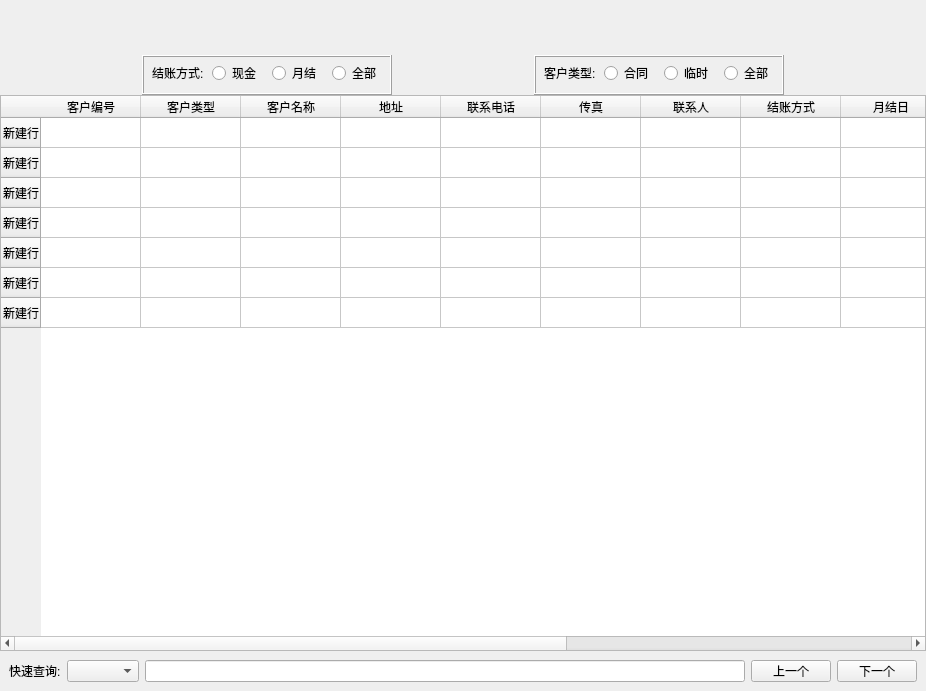
<?xml version="1.0" encoding="UTF-8"?>
<ui version="4.0">
 <class>ClientManagermentWidget</class>
 <widget class="QWidget" name="ClientManagermentWidget">
  <property name="geometry">
   <rect>
    <x>0</x>
    <y>0</y>
    <width>926</width>
    <height>691</height>
   </rect>
  </property>
  <property name="windowTitle">
   <string>Form</string>
  </property>
  <layout class="QVBoxLayout" name="clientVerticalLayout">
   <property name="spacing">
    <number>0</number>
   </property>
   <property name="leftMargin">
    <number>0</number>
   </property>
   <property name="topMargin">
    <number>0</number>
   </property>
   <property name="rightMargin">
    <number>0</number>
   </property>
   <property name="bottomMargin">
    <number>0</number>
   </property>
   <item>
    <widget class="QWidget" name="toolBarWidget" native="true">
     <property name="minimumSize">
      <size>
       <width>0</width>
       <height>55</height>
      </size>
     </property>
     <property name="maximumSize">
      <size>
       <width>16777215</width>
       <height>55</height>
      </size>
     </property>
     <layout class="QHBoxLayout" name="toolBarHorizontalLayout">
      <property name="spacing">
       <number>0</number>
      </property>
      <property name="leftMargin">
       <number>0</number>
      </property>
      <property name="topMargin">
       <number>0</number>
      </property>
      <property name="rightMargin">
       <number>0</number>
      </property>
      <property name="bottomMargin">
       <number>0</number>
      </property>
     </layout>
    </widget>
   </item>
   <item>
    <widget class="QWidget" name="typeWidget" native="true">
     <property name="minimumSize">
      <size>
       <width>0</width>
       <height>40</height>
      </size>
     </property>
     <property name="maximumSize">
      <size>
       <width>16777215</width>
       <height>40</height>
      </size>
     </property>
     <layout class="QHBoxLayout" name="horizontalLayout_2">
      <property name="spacing">
       <number>0</number>
      </property>
      <property name="leftMargin">
       <number>0</number>
      </property>
      <property name="topMargin">
       <number>0</number>
      </property>
      <property name="rightMargin">
       <number>0</number>
      </property>
      <property name="bottomMargin">
       <number>0</number>
      </property>
      <item>
       <widget class="QFrame" name="frame_2">
        <property name="minimumSize">
         <size>
          <width>250</width>
          <height>0</height>
         </size>
        </property>
        <property name="maximumSize">
         <size>
          <width>250</width>
          <height>16777215</height>
         </size>
        </property>
        <property name="frameShape">
         <enum>QFrame::Box</enum>
        </property>
        <property name="frameShadow">
         <enum>QFrame::Raised</enum>
        </property>
        <widget class="QLabel" name="label_2">
         <property name="geometry">
          <rect>
           <x>10</x>
           <y>10</y>
           <width>54</width>
           <height>16</height>
          </rect>
         </property>
         <property name="text">
          <string>结账方式:</string>
         </property>
        </widget>
        <widget class="QRadioButton" name="monthlyRadioButton">
         <property name="geometry">
          <rect>
           <x>130</x>
           <y>10</y>
           <width>51</width>
           <height>16</height>
          </rect>
         </property>
         <property name="text">
          <string>月结</string>
         </property>
        </widget>
        <widget class="QRadioButton" name="paytypeTotalRadioButton">
         <property name="geometry">
          <rect>
           <x>190</x>
           <y>10</y>
           <width>51</width>
           <height>16</height>
          </rect>
         </property>
         <property name="text">
          <string>全部</string>
         </property>
        </widget>
        <widget class="QRadioButton" name="cashRadioButton">
         <property name="geometry">
          <rect>
           <x>70</x>
           <y>10</y>
           <width>51</width>
           <height>16</height>
          </rect>
         </property>
         <property name="text">
          <string>现金</string>
         </property>
        </widget>
       </widget>
      </item>
      <item>
       <widget class="QFrame" name="frame">
        <property name="minimumSize">
         <size>
          <width>250</width>
          <height>0</height>
         </size>
        </property>
        <property name="maximumSize">
         <size>
          <width>250</width>
          <height>16777215</height>
         </size>
        </property>
        <property name="frameShape">
         <enum>QFrame::Box</enum>
        </property>
        <property name="frameShadow">
         <enum>QFrame::Raised</enum>
        </property>
        <widget class="QRadioButton" name="clientTypeTotalRadioButton">
         <property name="geometry">
          <rect>
           <x>190</x>
           <y>10</y>
           <width>51</width>
           <height>16</height>
          </rect>
         </property>
         <property name="text">
          <string>全部</string>
         </property>
        </widget>
        <widget class="QRadioButton" name="temporaryRadioButton">
         <property name="geometry">
          <rect>
           <x>130</x>
           <y>10</y>
           <width>51</width>
           <height>16</height>
          </rect>
         </property>
         <property name="text">
          <string>临时</string>
         </property>
        </widget>
        <widget class="QRadioButton" name="contractRadioButton">
         <property name="geometry">
          <rect>
           <x>70</x>
           <y>10</y>
           <width>51</width>
           <height>16</height>
          </rect>
         </property>
         <property name="text">
          <string>合同</string>
         </property>
        </widget>
        <widget class="QLabel" name="label_3">
         <property name="geometry">
          <rect>
           <x>10</x>
           <y>10</y>
           <width>54</width>
           <height>16</height>
          </rect>
         </property>
         <property name="text">
          <string>客户类型:</string>
         </property>
        </widget>
       </widget>
      </item>
     </layout>
    </widget>
   </item>
   <item>
    <widget class="QTableWidget" name="clientTableWidget">
     <row>
      <property name="text">
       <string>新建行</string>
      </property>
     </row>
     <row>
      <property name="text">
       <string>新建行</string>
      </property>
     </row>
     <row>
      <property name="text">
       <string>新建行</string>
      </property>
     </row>
     <row>
      <property name="text">
       <string>新建行</string>
      </property>
     </row>
     <row>
      <property name="text">
       <string>新建行</string>
      </property>
     </row>
     <row>
      <property name="text">
       <string>新建行</string>
      </property>
     </row>
     <row>
      <property name="text">
       <string>新建行</string>
      </property>
     </row>
     <column>
      <property name="text">
       <string>客户编号</string>
      </property>
     </column>
     <column>
      <property name="text">
       <string>客户类型</string>
      </property>
     </column>
     <column>
      <property name="text">
       <string>客户名称</string>
      </property>
     </column>
     <column>
      <property name="text">
       <string>地址</string>
      </property>
     </column>
     <column>
      <property name="text">
       <string>联系电话</string>
      </property>
     </column>
     <column>
      <property name="text">
       <string>传真</string>
      </property>
     </column>
     <column>
      <property name="text">
       <string>联系人</string>
      </property>
     </column>
     <column>
      <property name="text">
       <string>结账方式</string>
      </property>
     </column>
     <column>
      <property name="text">
       <string>月结日</string>
      </property>
     </column>
     <column>
      <property name="text">
       <string>工程款额</string>
      </property>
     </column>
     <column>
      <property name="text">
       <string>已付款额</string>
      </property>
     </column>
     <column>
      <property name="text">
       <string>余额</string>
      </property>
     </column>
     <column>
      <property name="text">
       <string>备注</string>
      </property>
     </column>
    </widget>
   </item>
   <item>
    <widget class="QWidget" name="searchWiget" native="true">
     <property name="minimumSize">
      <size>
       <width>0</width>
       <height>40</height>
      </size>
     </property>
     <property name="maximumSize">
      <size>
       <width>16777215</width>
       <height>40</height>
      </size>
     </property>
     <layout class="QHBoxLayout" name="horizontalLayout">
      <item>
       <widget class="QLabel" name="label">
        <property name="text">
         <string>快速查询:</string>
        </property>
       </widget>
      </item>
      <item>
       <widget class="QComboBox" name="comboBox"/>
      </item>
      <item>
       <widget class="QLineEdit" name="lineEdit"/>
      </item>
      <item>
       <widget class="QPushButton" name="prevBtn">
        <property name="text">
         <string>上一个</string>
        </property>
       </widget>
      </item>
      <item>
       <widget class="QPushButton" name="nextBtn">
        <property name="text">
         <string>下一个</string>
        </property>
       </widget>
      </item>
     </layout>
    </widget>
   </item>
  </layout>
 </widget>
 <resources/>
 <connections/>
</ui>
